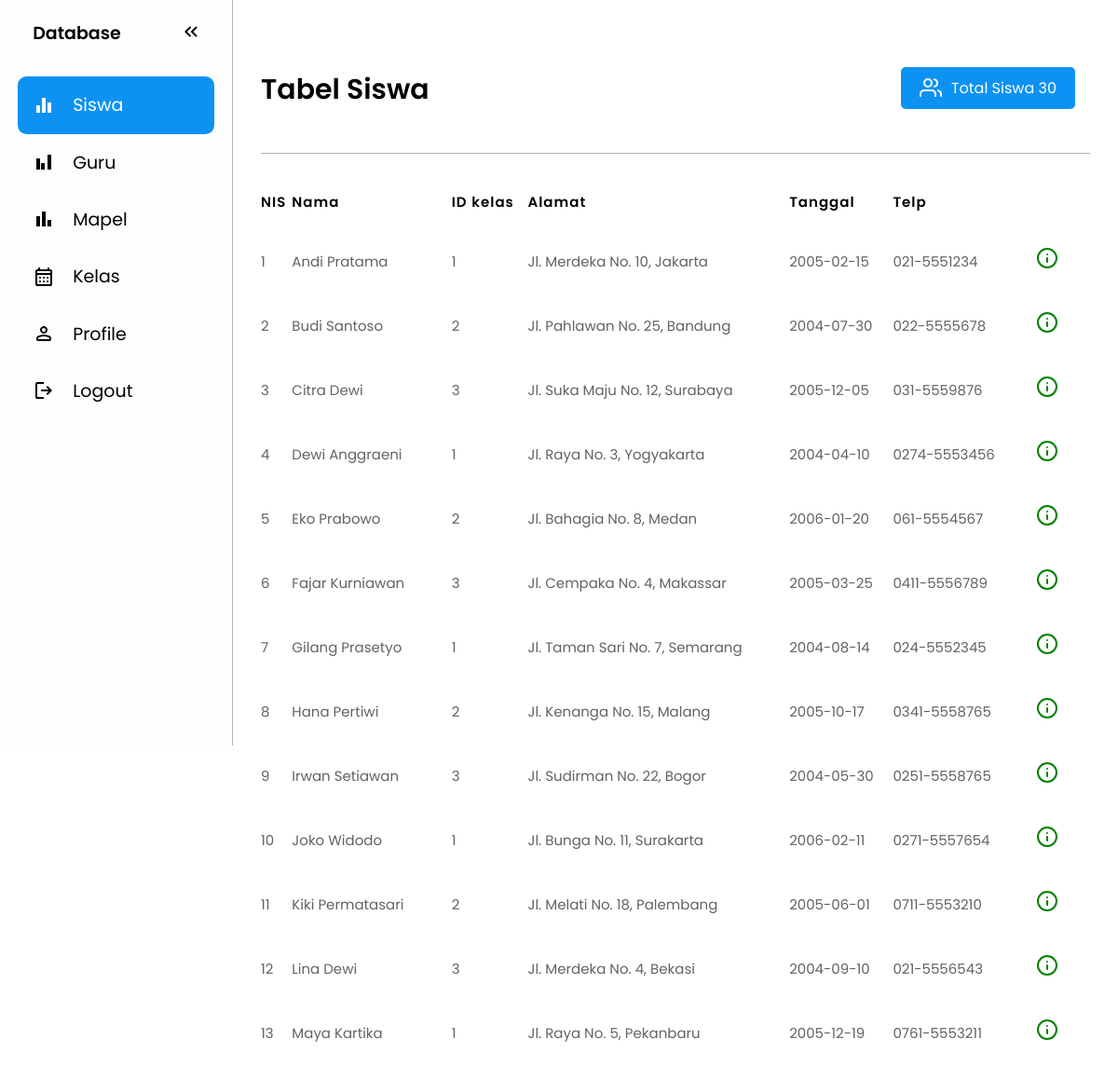
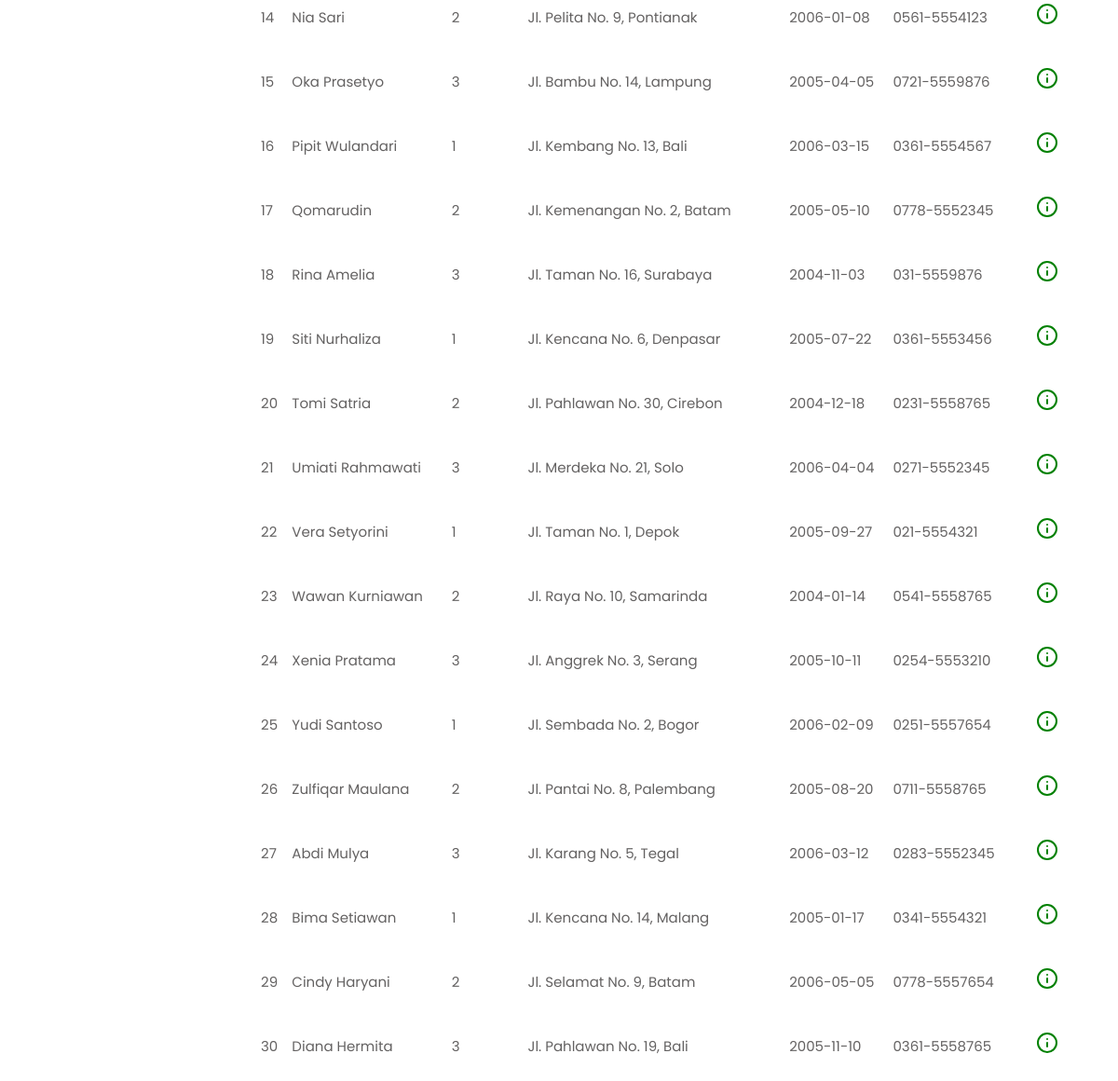
/user/murid.php (signed in), run on the app's committed database (2 pictures, top to bottom).
### tables this page shows
CREATE TABLE `siswa` (
  `NIS` int NOT NULL,
  `Nama` varchar(100) NOT NULL,
  `Id_kelas` int NOT NULL,
  `Alamat` varchar(100) NOT NULL,
  `TTL` date NOT NULL,
  `Telp` varchar(100) NOT NULL
);

### user/murid.php (the view, shortened to what this page needs)
<?php
include "../connect.php";
$sql = "SELECT COUNT(*) as total_siswa FROM siswa";
$result = mysqli_query($conn, $sql);
if (mysqli_num_rows($result) > 0) {
  while($row = mysqli_fetch_assoc($result)) {
    $total_siswa = $row["total_siswa"];
  }
} else {
  $total_siswa = 0;
}
?>
<!DOCTYPE html>
<html lang="en">
<head>
  <link rel="stylesheet" href="../css/style.css">
  <link rel="stylesheet" href="../css/siswa.css">
</head>
<body>
<nav id="sidebar">
    <ul>
      <li>
        <span class="logo">Database</span>
        <button onclick=toggleSidebar() id="toggle-btn">
        </button>
      </li>
      <li class="active">
        <a href="murid.php">
        <svg xmlns="http://www.w3.org/2000/svg" height="24px" viewBox="0 -960 960 960" width="24px" fill="#e8eaed"><path d="M160-160v-320h160v320H160Zm240 0v-640h160v640H400Zm240 0v-440h160v440H640Z"/></svg>
          <span>Siswa</span>
        </a>
      </li>
      <li>
        <a href="teacher.php">
        <svg xmlns="http://www.w3.org/2000/svg" height="24px" viewBox="0 -960 960 960" width="24px" fill="#e8eaed"><path d="M160-160v-480h160v480H160Zm200 0v-280h160v280H360Zm280 0v-640h160v640H640Z"/></svg>
          <span>Guru</span>
        </a>
      </li>
      <li>
        <a href="matapel.php">
        <svg xmlns="http://www.w3.org/2000/svg" height="24px" viewBox="0 -960 960 960" width="24px" fill="#e8eaed"><path d="M640-160v-280h160v280H640Zm-240 0v-640h160v640H400Zm-240 0v-440h160v440H160Z"/></svg>
          <span>Mapel</span>
        </a>
      </li>
      <li>
        <a href="class.php">
          <span>Kelas</span>
        </a>
      </li>
      <li>
        <a href="profile.html">
          <span>Profile</span>
        </a>
      </li>
      <li>
        <a href="../login/logout.php">
        <svg xmlns="http://www.w3.org/2000/svg" height="24px" viewBox="0 -960 960 960" width="24px" fill="#e8eaed"><path d="M200-120q-33 0-56.5-23.5T120-200v-560q0-33 23.5-56.5T200-840h280v80H200v560h280v80H200Zm440-160-55-58 102-102H360v-80h327L585-622l55-58 200 200-200 200Z"/></svg>
          <span>Logout</span>
        </a>
      </li>
    </ul>
  </nav>
  <main>
    <?php
      include "../connect.php";
    ?>
    <div class="top">
      <h1>Tabel Siswa</h1>
      <div class="kn">
        <p class="usr">
            <i data-feather="users"></i>
            <span>Total Siswa  <?php echo $total_siswa; ?></span>
        </p>
      </div>
    </div>
    <p class="garis"></p>
    <table>
        <tr>
            <th>NIS</th>
            <th>Nama</th>
            <th>ID kelas</th>
            <th>Alamat</th>
            <th>Tanggal</th>
            <th>Telp</th>
        </tr>
        <?php
      $data = mysqli_query($conn, "SELECT * FROM siswa");
      while($row = mysqli_fetch_array($data)){
          ?>
        <tr>
            <td><?php echo $row['NIS']; ?></td>
            <td><?php echo $row['Nama']; ?></td>
            <td><?php echo $row['Id_kelas']; ?></td>
            <td><?php echo $row['Alamat']; ?></td>
            <td><?php echo $row['TTL']; ?></td>
            <td><?php echo $row['Telp']; ?></td>
            <td><a href="#">
                  <i data-feather="info"></i>
            </a>
          </td>
        </tr>
    <?php
      }
    ?>
    </table>
  </main>
</body>
</html>

### css/style.css (style rules this page uses)
:root { --base-clr: #ffffff; --line-clr: #b2b2b2; --hover-clr: #f0f0f0; --text-clr: #000; --accent-clr: #fff; --secondary-text-clr: red; }
* { margin: 0; padding: 0; }
body { min-height: 100vh; min-height: 100dvh; font-family: Poppins, 'Segoe UI', Tahoma, Geneva, Verdana, sans-serif; font-size: 15px; background-color: var(--base-clr); color: var(--text-clr); display: grid; grid-template-columns: auto 1fr; }
#sidebar { box-sizing: border-box; height: 100vh; width: 250px; padding: 5px 1em; background-color: #fdfdfd; border-right: 1px solid var(--line-clr); font-size: 19px; position: sticky; top: 0; align-self: start; transition: 300ms ease-in-out; overflow: hidden; text-wrap: nowrap; }
#sidebar ul { list-style: none; }
#sidebar a, #sidebar .logo { border-radius: .5em; padding: .85em; text-decoration: none; color: var(--text-clr); display: flex; align-items: center; gap: 1em; }
#sidebar svg { flex-shrink: 0; fill: var(--text-clr); }
#sidebar a span { flex-grow: 1; }
#sidebar { grid-template-rows: 1fr; }
main { padding: min(30px, 7%); }
main p { color: var(--secondary-text-clr); text-align: center; margin-top: 20px; font-size: 1.5rem; margin-bottom: 15px; }
h1 { text-align: center; margin-top: 30px; font-size: 3rem; cursor: pointer; }

### css/siswa.css (style rules this page uses)
.top { display: flex; justify-content: space-between; align-items: center; margin-bottom: 1rem; }
.kn { display: flex; margin-right: 1rem; margin-top: 10px; }
.usr { display: flex; color: #fff; font-size: medium; gap: 10px; padding: 10px 20px; background-color: #0D92F4; text-decoration: none; border-radius: 5px; margin-top: 2rem; transition: all 0.3s ease-in-out; cursor: text; }
.garis { width: 100%; height: 1.2px; background-color: #b2b2b2; margin-top: 2rem; }
h1 { font-size: 30px; font-weight: 600; color: #000; }
main a { text-decoration: none; color: green; background-color: transparent; padding: 12px 20px; display: inline-block; margin-bottom: 0px; transition: all 0.3s ease-in-out; }
main table { width: 100%; border-spacing: 0 15px; background-color: transparent; }
main tr, td { text-align: left; align-items: center; color: #646262; background-color: transparent; }
main th { color: #000; letter-spacing: 1px; padding: 10px 0; font-weight: 600; }

### data on the page
siswa: NIS "1", Nama "Andi Pratama", Id_kelas "1", Alamat "Jl. Merdeka No. 10, Jakarta", TTL "2005-02-15", Telp "021-5551234"
siswa: NIS "2", Nama "Budi Santoso", Id_kelas "2", Alamat "Jl. Pahlawan No. 25, Bandung", TTL "2004-07-30", Telp "022-5555678"
siswa: NIS "3", Nama "Citra Dewi", Id_kelas "3", Alamat "Jl. Suka Maju No. 12, Surabaya", TTL "2005-12-05", Telp "031-5559876"
siswa: NIS "4", Nama "Dewi Anggraeni", Id_kelas "1", Alamat "Jl. Raya No. 3, Yogyakarta", TTL "2004-04-10", Telp "0274-5553456"
siswa: NIS "5", Nama "Eko Prabowo", Id_kelas "2", Alamat "Jl. Bahagia No. 8, Medan", TTL "2006-01-20", Telp "061-5554567"
siswa: NIS "6", Nama "Fajar Kurniawan", Id_kelas "3", Alamat "Jl. Cempaka No. 4, Makassar", TTL "2005-03-25", Telp "0411-5556789"
siswa: NIS "7", Nama "Gilang Prasetyo", Id_kelas "1", Alamat "Jl. Taman Sari No. 7, Semarang", TTL "2004-08-14", Telp "024-5552345"
siswa: NIS "8", Nama "Hana Pertiwi", Id_kelas "2", Alamat "Jl. Kenanga No. 15, Malang", TTL "2005-10-17", Telp "0341-5558765"
siswa: NIS "9", Nama "Irwan Setiawan", Id_kelas "3", Alamat "Jl. Sudirman No. 22, Bogor", TTL "2004-05-30", Telp "0251-5558765"
siswa: NIS "10", Nama "Joko Widodo", Id_kelas "1", Alamat "Jl. Bunga No. 11, Surakarta", TTL "2006-02-11", Telp "0271-5557654"
siswa: NIS "11", Nama "Kiki Permatasari", Id_kelas "2", Alamat "Jl. Melati No. 18, Palembang", TTL "2005-06-01", Telp "0711-5553210"
siswa: NIS "12", Nama "Lina Dewi", Id_kelas "3", Alamat "Jl. Merdeka No. 4, Bekasi", TTL "2004-09-10", Telp "021-5556543"
siswa: NIS "13", Nama "Maya Kartika", Id_kelas "1", Alamat "Jl. Raya No. 5, Pekanbaru", TTL "2005-12-19", Telp "0761-5553211"
siswa: NIS "14", Nama "Nia Sari", Id_kelas "2", Alamat "Jl. Pelita No. 9, Pontianak", TTL "2006-01-08", Telp "0561-5554123"
siswa: NIS "15", Nama "Oka Prasetyo", Id_kelas "3", Alamat "Jl. Bambu No. 14, Lampung", TTL "2005-04-05", Telp "0721-5559876"
siswa: NIS "16", Nama "Pipit Wulandari", Id_kelas "1", Alamat "Jl. Kembang No. 13, Bali", TTL "2006-03-15", Telp "0361-5554567"
siswa: NIS "17", Nama "Qomarudin", Id_kelas "2", Alamat "Jl. Kemenangan No. 2, Batam", TTL "2005-05-10", Telp "0778-5552345"
siswa: NIS "18", Nama "Rina Amelia", Id_kelas "3", Alamat "Jl. Taman No. 16, Surabaya", TTL "2004-11-03", Telp "031-5559876"
siswa: NIS "19", Nama "Siti Nurhaliza", Id_kelas "1", Alamat "Jl. Kencana No. 6, Denpasar", TTL "2005-07-22", Telp "0361-5553456"
siswa: NIS "20", Nama "Tomi Satria", Id_kelas "2", Alamat "Jl. Pahlawan No. 30, Cirebon", TTL "2004-12-18", Telp "0231-5558765"
siswa: NIS "21", Nama "Umiati Rahmawati", Id_kelas "3", Alamat "Jl. Merdeka No. 21, Solo", TTL "2006-04-04", Telp "0271-5552345"
siswa: NIS "22", Nama "Vera Setyorini", Id_kelas "1", Alamat "Jl. Taman No. 1, Depok", TTL "2005-09-27", Telp "021-5554321"
siswa: NIS "23", Nama "Wawan Kurniawan", Id_kelas "2", Alamat "Jl. Raya No. 10, Samarinda", TTL "2004-01-14", Telp "0541-5558765"
siswa: NIS "24", Nama "Xenia Pratama", Id_kelas "3", Alamat "Jl. Anggrek No. 3, Serang", TTL "2005-10-11", Telp "0254-5553210"
siswa: NIS "25", Nama "Yudi Santoso", Id_kelas "1", Alamat "Jl. Sembada No. 2, Bogor", TTL "2006-02-09", Telp "0251-5557654"
siswa: NIS "26", Nama "Zulfiqar Maulana", Id_kelas "2", Alamat "Jl. Pantai No. 8, Palembang", TTL "2005-08-20", Telp "0711-5558765"
siswa: NIS "27", Nama "Abdi Mulya", Id_kelas "3", Alamat "Jl. Karang No. 5, Tegal", TTL "2006-03-12", Telp "0283-5552345"
siswa: NIS "28", Nama "Bima Setiawan", Id_kelas "1", Alamat "Jl. Kencana No. 14, Malang", TTL "2005-01-17", Telp "0341-5554321"
siswa: NIS "29", Nama "Cindy Haryani", Id_kelas "2", Alamat "Jl. Selamat No. 9, Batam", TTL "2006-05-05", Telp "0778-5557654"
siswa: NIS "30", Nama "Diana Hermita", Id_kelas "3", Alamat "Jl. Pahlawan No. 19, Bali", TTL "2005-11-10", Telp "0361-5558765"

### other printed values
$total_siswa "30"
